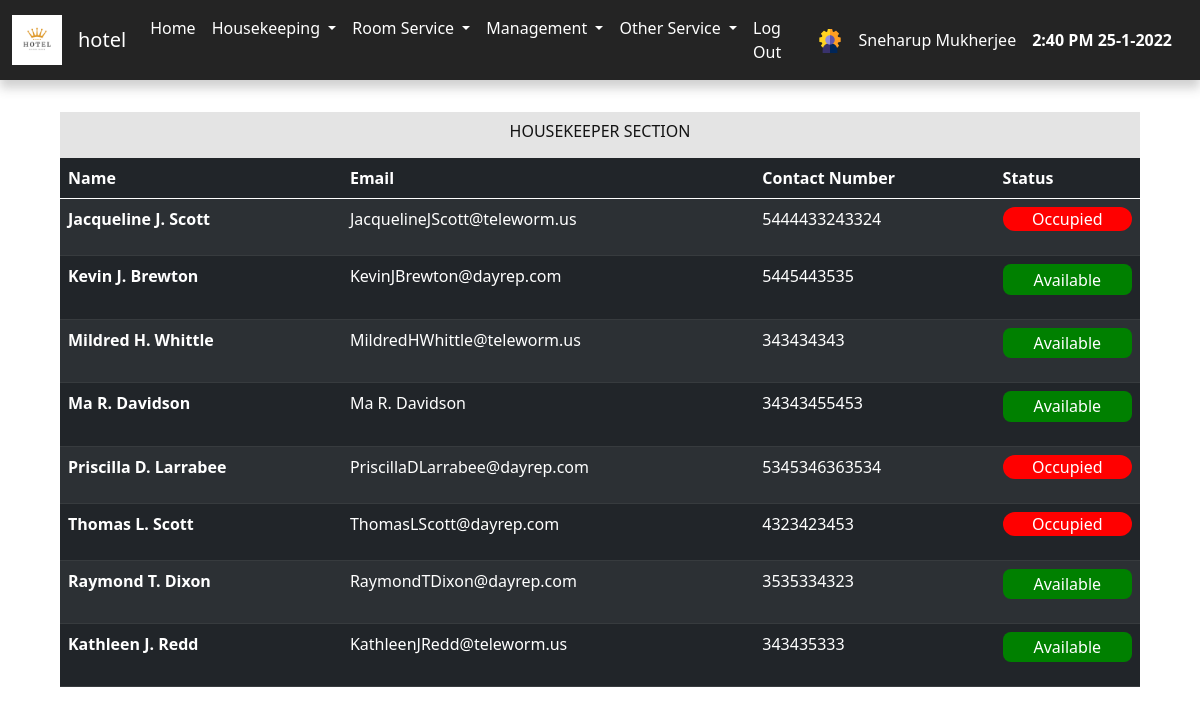
The app's page /admin/housekeeper.php (signed in) with its own data.
### tables this page shows
CREATE TABLE `housekeeper_status` (
  `housekeeper_status_id` int(11) NOT NULL,
  `housekeeper_status` varchar(10) NOT NULL DEFAULT 'Available',
  `housekeeper_id` int(11) NOT NULL
);

CREATE TABLE `staff` (
  `staff_id` int(11) NOT NULL,
  `staff_name` varchar(40) NOT NULL,
  `staff_email` varchar(40) NOT NULL,
  `staff_contact_no` varchar(15) NOT NULL,
  `staff_password` varchar(50) NOT NULL,
  `staff_type` int(11) NOT NULL
);

### admin/housekeeper.php (the view)
<?php
include "./include/header.php";
?>
<div class="housekeeper_main_div">
    <div class="table_heading">
            <h5>HOUSEKEEPER SECTION</h5>
    </div>
    <table class="table table-dark table-striped">
    <thead>
        <tr>
            <th scope="col">Name</th>
            <th scope="col">Email</th>
            <th scope="col">Contact Number</th>
            <th scope="col">Status</th>
        </tr>
    </thead>
    <tbody>
        <?php
            $query = "SELECT * FROM housekeeper_status INNER JOIN staff ON housekeeper_status.housekeeper_id = staff.staff_id ";
            $result = mysqli_query($connect,$query);
            while($row = mysqli_fetch_assoc($result))
            {
        ?>
        <tr>
            <th scope="row"><?php  echo $row['staff_name'] ;?></th>
            <td><?php  echo $row['staff_email'] ;?></td>
            <td><?php  echo $row['staff_contact_no'] ;?></td>
            <td><p class="<?php  echo $row['housekeeper_status'] ;?>"><?php  echo $row['housekeeper_status'] ;?></p></td>
        </tr><?php } ?>
    </tbody>
    </table>
</div>

### admin/static/style.css (style rules this page uses)
body { margin: 0px; padding: 0px; box-sizing: border-box; background-color: #ffffff !important; color: rgb(0, 0, 0) !important; font-family: 'Roboto',sans-serif; }
h5 { font-size: 1rem !important; }
.Dirty , .Occupied { padding: .3 rem; border-radius: 12px; background-color: red ; text-align: center; }
.table_heading { width: 100%; background-color: #e4e4e4; color: rgb(19, 19, 19); text-align: center; padding: .6rem; }
.housekeeper_main_div { width: 90%; margin: 2rem auto; overflow: auto; }
.Available { padding: .2rem; background-color: green; border-radius: 8px; text-align: center; }

### records on screen
housekeeper_status: housekeeper.staff_name "Jacqueline J. Scott", housekeeper.staff_email "JacquelineJScott@teleworm.us", housekeeper.staff_contact_no "5444433243324", housekeeper_status "Occupied"
housekeeper_status: housekeeper.staff_name "Kevin J. Brewton", housekeeper.staff_email "KevinJBrewton@dayrep.com", housekeeper.staff_contact_no "5445443535", housekeeper_status "Available"
housekeeper_status: housekeeper.staff_name "Mildred H. Whittle", housekeeper.staff_email "MildredHWhittle@teleworm.us", housekeeper.staff_contact_no "343434343", housekeeper_status "Available"
housekeeper_status: housekeeper.staff_name "Ma R. Davidson", housekeeper.staff_email "Ma R. Davidson", housekeeper.staff_contact_no "34343455453", housekeeper_status "Available"
housekeeper_status: housekeeper.staff_name "Priscilla D. Larrabee", housekeeper.staff_email "PriscillaDLarrabee@dayrep.com", housekeeper.staff_contact_no "5345346363534", housekeeper_status "Occupied"
housekeeper_status: housekeeper.staff_name "Thomas L. Scott", housekeeper.staff_email "ThomasLScott@dayrep.com", housekeeper.staff_contact_no "4323423453", housekeeper_status "Occupied"
housekeeper_status: housekeeper.staff_name "Raymond T. Dixon", housekeeper.staff_email "RaymondTDixon@dayrep.com", housekeeper.staff_contact_no "3535334323", housekeeper_status "Available"
housekeeper_status: housekeeper.staff_name "Kathleen J. Redd", housekeeper.staff_email "KathleenJRedd@teleworm.us", housekeeper.staff_contact_no "343435333", housekeeper_status "Available"

### other values on screen
$_SESSION['username'] "Sneharup Mukherjee"
